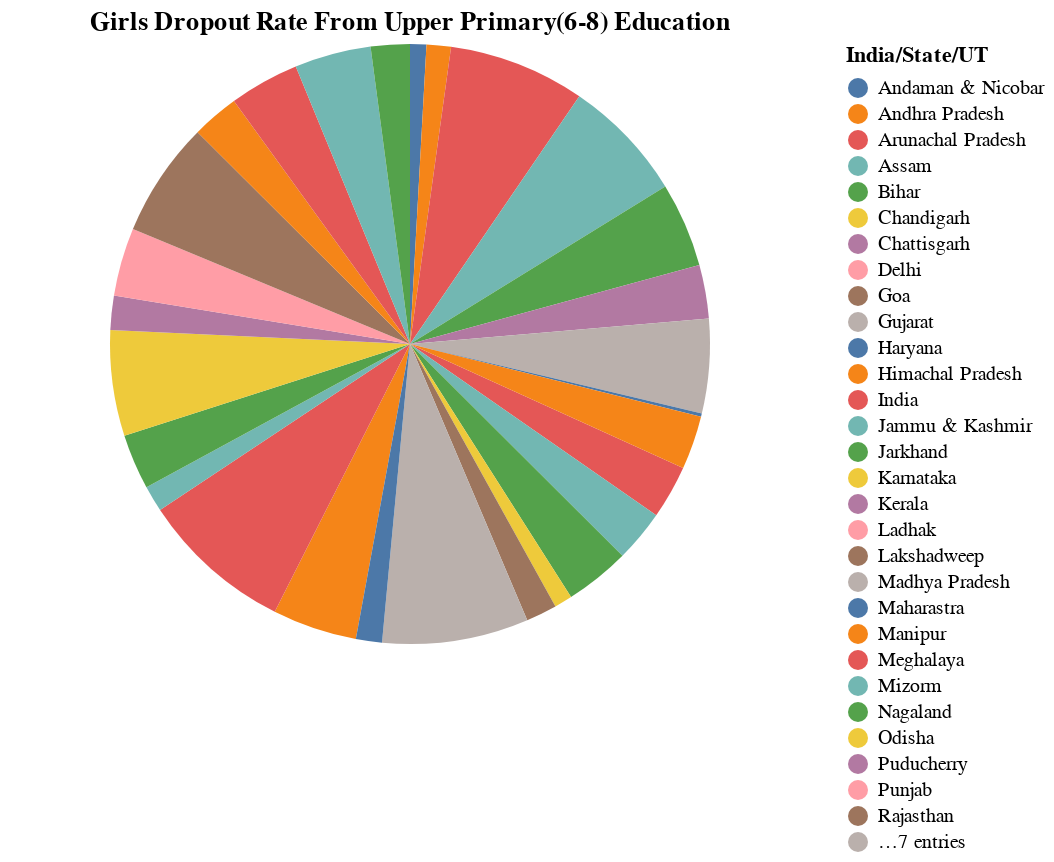

The code cell stored with this chart in its notebook:
### Markdown cell above
Pie chart for the Girls DropOut Rate from the Upper Primary(6-8) Education

### Code cell
import altair as alt
chart = alt.Chart(div_1).mark_arc().encode(
    theta=alt.Theta(field="Girls", type="quantitative"),
    color=alt.Color(field="India/State/UT", type="nominal"),
    tooltip=["India/State/UT", "Girls"]
).properties(
    title="Girls Dropout Rate From Upper Primary(6-8) Education"
)
chart

### Figure 1 — Vega-Lite specification as saved in the notebook (floating-point values rounded to 4 significant figures)
{"config": {"view": {"continuousWidth": 400, "continuousHeight": 300}}, "data": {"name": "data-f37b1197380d8f142ca231da7617e479"}, "mark": "arc", "encoding": {"color": {"field": "India/State/UT", "type": "nominal"}, "theta": {"field": "Girls", "type": "quantitative"}, "tooltip": [{"field": "India/State/UT", "type": "nominal"}, {"field": "Girls", "type": "quantitative"}]}, "title": "Girls Dropout Rate From Upper Primary(6-8) Education", "$schema": "https://vega.github.io/schema/vega-lite/v4.17.0.json", "datasets": {"data-f37b1197380d8f142ca231da7617e479": [{"India/State/UT": "India", "Boys": 2.7, "Girls": 3.3, "Total": 3.0}, {"India/State/UT": "Andaman & Nicobar", "Boys": 0.9, "Girls": 1.0, "Total": 1.0}, {"India/State/UT": "Andhra Pradesh", "Boys": 1.7, "Girls": 1.5, "Total": 1.6}, {"India/State/UT": "Arunachal Pradesh", "Boys": 4.8, "Girls": 8.4, "Total": 6.7}, {"India/State/UT": "Assam", "Boys": 10.1, "Girls": 7.6, "Total": 8.8}, {"India/State/UT": "Bihar", "Boys": 4.0, "Girls": 5.2, "Total": 4.6}, {"India/State/UT": "Chandigarh", "Boys": 0.0, "Girls": 0.0, "Total": 0.0}, {"India/State/UT": "Chattisgarh", "Boys": 4.8, "Girls": 3.3, "Total": 4.1}, {"India/State/UT": "Delhi", "Boys": 0.0, "Girls": 0.0, "Total": 0.0}, {"India/State/UT": "Goa", "Boys": 0.0, "Girls": 0.0, "Total": 0.0}, {"India/State/UT": "Gujarat", "Boys": 4.2, "Girls": 5.8, "Total": 5.0}, {"India/State/UT": "Haryana", "Boys": 0.3, "Girls": 0.2, "Total": 0.3}, {"India/State/UT": "Himachal Pradesh", "Boys": 2.7, "Girls": 3.3, "Total": 3.0}, {"India/State/UT": "Jammu & Kashmir", "Boys": 2.8, "Girls": 3.2, "Total": 3.0}, {"India/State/UT": "Jarkhand", "Boys": 3.7, "Girls": 4.0, "Total": 3.9}, {"India/State/UT": "Karnataka", "Boys": 1.1, "Girls": 1.1, "Total": 1.1}, {"India/State/UT": "Kerala", "Boys": 0.0, "Girls": 0.0, "Total": 0.0}, {"India/State/UT": "Ladhak", "Boys": 2.2, "Girls": 0.0, "Total": 1.1}, {"India/State/UT": "Lakshadweep", "Boys": 3.2, "Girls": 1.9, "Total": 2.6}, {"India/State/UT": "Madhya Pradesh", "Boys": 8.6, "Girls": 9.0, "Total": 8.8}, {"India/State/UT": "Manipur", "Boys": 6.0, "Girls": 5.2, "Total": 5.6}, {"India/State/UT": "Maharastra", "Boys": 1.5, "Girls": 1.6, "Total": 1.5}, {"India/State/UT": "Meghalaya", "Boys": 12.0, "Girls": 9.4, "Total": 10.6}, {"India/State/UT": "Mizorm", "Boys": 3.8, "Girls": 1.6, "Total": 2.7}, {"India/State/UT": "Nagaland", "Boys": 4.6, "Girls": 3.4, "Total": 4.0}, {"India/State/UT": "Odisha", "Boys": 8.0, "Girls": 6.5, "Total": 7.3}, {"India/State/UT": "Puducherry", "Boys": 2.8, "Girls": 2.1, "Total": 2.4}, {"India/State/UT": "Punjab", "Boys": 4.4, "Girls": 4.2, "Total": 4.3}, {"India/State/UT": "Rajasthan", "Boys": 8.7, "Girls": 7.1, "Total": 8.0}, {"India/State/UT": "Sikkim", "Boys": 0.0, "Girls": 0.0, "Total": 0.0}, {"India/State/UT": "Tamil Nadu", "Boys": 0.0, "Girls": 0.0, "Total": 0.0}, {"India/State/UT": "Telengana", "Boys": 3.4, "Girls": 2.9, "Total": 3.1}, {"India/State/UT": "Tripura", "Boys": 4.8, "Girls": 4.3, "Total": 4.5}, {"India/State/UT": "Uttar Pradesh", "Boys": 1.3, "Girls": 4.7, "Total": 2.9}, {"India/State/UT": "Uttarakhand", "Boys": 3.0, "Girls": 2.4, "Total": 2.7}, {"India/State/UT": "West Bengal", "Boys": 0.0, "Girls": 0.0, "Total": 0.0}]}}
